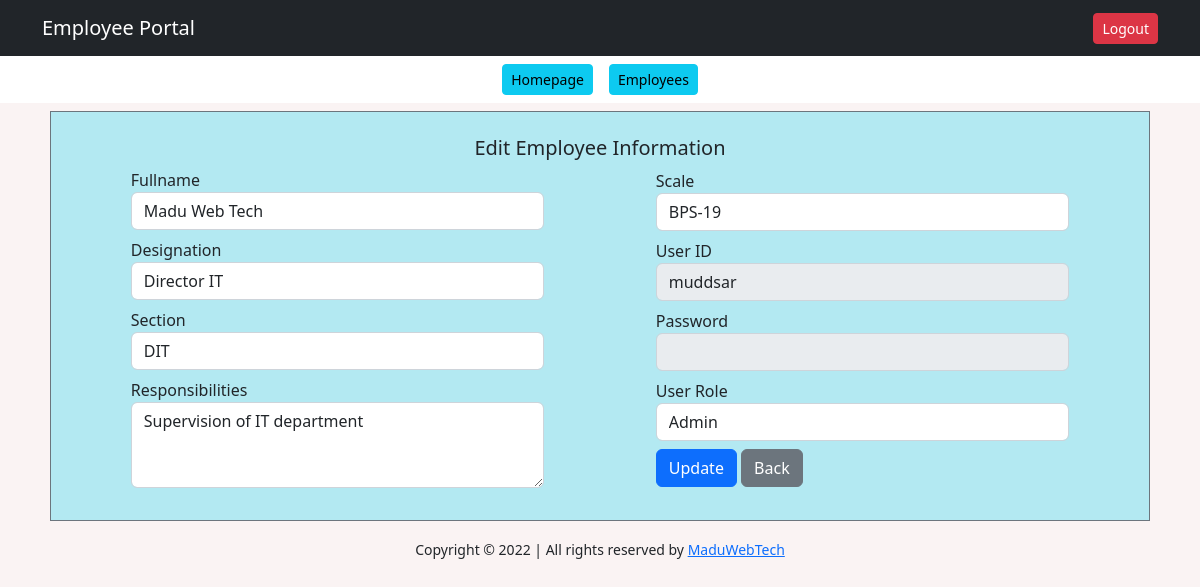
/dashboard/edit_emp.php?id=36 (signed in), run on the app's committed database.
### tables this page shows
CREATE TABLE `user_reg_tbl` (
  `emp_id` int(11) NOT NULL,
  `user_name` varchar(100) NOT NULL,
  `user_des` varchar(100) NOT NULL,
  `user_section` varchar(100) NOT NULL,
  `user_scale` varchar(100) NOT NULL,
  `user_res` text NOT NULL,
  `user_id` varchar(100) NOT NULL,
  `user_pass` varchar(255) NOT NULL,
  `user_role` int(11) NOT NULL
);

### dashboard/edit_emp.php (the view, shortened to what this page needs)
<?php include("header.php");
include("Configuration.php");
$emp_id=$_GET['id'];
$sql="SELECT * FROM user_reg_tbl WHERE emp_id='$emp_id'";
$query=mysqli_query($config,$sql);
$row=mysqli_fetch_assoc($query);
?>
    <div class="container mt-2">
      <form action="" method="POST">
      <div class="row m-2 p-4 register_form border border-secondary">
        <h5 class="text-center">Edit Employee Information</h5>
        <div class="col-md-5 m-auto">
            <div class="mb-2">
              <label>Fullname</label>
              <input type="text" name="user_name" placeholder="Fullname" class="form-control" required value="<?= $row['user_name'] ?>" maxlength="30" minlength="3">
            </div>
            <div class="mb-2">
              <label>Designation</label>
              <input type="text" name="user_des" placeholder="Designation" class="form-control" required value="<?= $row['user_des'] ?>" maxlength="30" minlength="3">
            </div>
            <div class="mb-2">
              <label>Section</label>
              <select class="form-control required" name="user_section">
                <option value="<?= $row['user_section'] ?>" selected><?= $row['user_section'] ?></option>
              </select>
            </div>
            <div class="mb-2">
              <label>Responsibilities</label>
              <textarea class="form-control" rows="3" name="user_res" maxlength="300" minlength="10"><?= $row['user_res'] ?>
              </textarea>
            </div>
        </div>
        <div class="col-md-5 m-auto">
          <div class="mb-2">
              <label>Scale</label>
              <select class="form-control required" name="user_scale">
                <option value="<?= $row['user_scale'] ?>" selected><?= $row['user_scale'] ?></option>
              </select>
            </div>
            <div class="mb-2">
              <label>User ID</label>
              <input disabled type="text" name="user_id" class="form-control" value="<?= $row['user_id'] ?>" maxlength="30" minlength="4">
            </div>
            <div class="mb-2">
              <label>Password</label>
              <input disabled type="password" name="user_pass" class="form-control" value=""      >
            </div>
            <div class="mb-2">
              <label>User Role</label>
              <select required name="user_role" class="form-control">
                <option selected value="<?= $row['user_role'] ?>"><?php if ($row['user_role']==0) {
                  echo "Admin";
                }
                else
                {
                  echo "Normal User";
                }
              ?></option>
              </select>
            </div>
            <div class="mb-2">
              <button class="btn btn-primary" name="update_emp">Update</button>
              <a  href="users_list.php" class="btn btn-secondary">Back</a>
            </div>
        </div>
      </div>
    </form>
    </div>
<?php include("footer.php");?>

### assets/style.css (style rules this page uses)
body { background-color: #faf3f3 !important; }
.login_form,.register_form,.emp_profile,.task_form { background-color: #b3e9f2; }

### data on the page
user_reg_tbl: user_name "Madu Web Tech", user_des "Director IT", user_section "DIT", user_res "Supervision of IT department", user_scale "BPS-19", user_id "muddsar", user_role "Admin"
